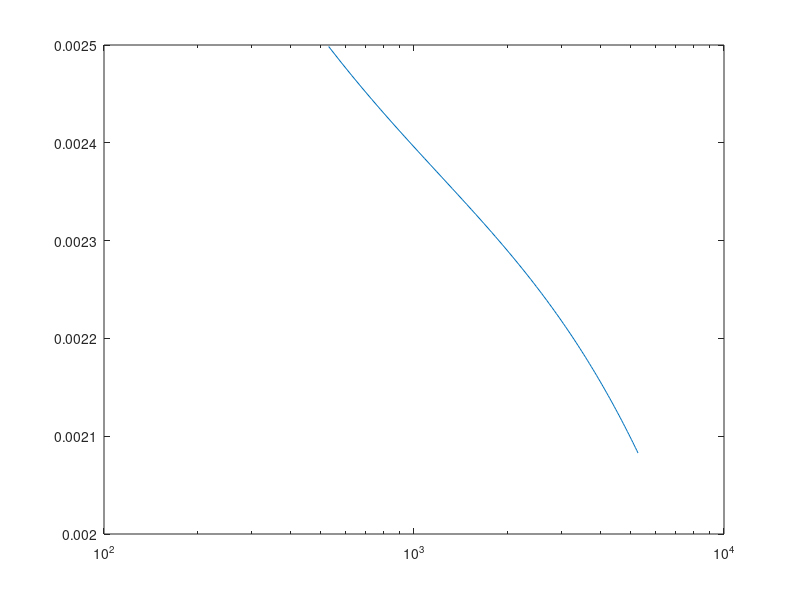

The MATLAB source for this figure:
Vg=1;
R=530.5165:50:5305.165;
deltaR=200;
R1=R+deltaR;
R3=R;
C=15e-9;
C1=C;
C3=C;
R4=10e3;
R2=2*R4;

%f=(1/2*pi)*sqrt(1/(C^2*R3*R3));
%w=2*pi*f;
w=1./(C*sqrt(R1.*R3));
Vd=sqrt((C1^2.*C3^2.*R1.^2.*R3.^2.*R4^2.*w.^4+C1^2.*R1.^2.*R4^2.*w.^2-2.*C1^2.*R1.*R2.*R3.*R4.*w.^2+C1^2.*R2^2.*R3.^2.*w.^2-2.*C1.*C3.*R2.*R3.^2.*R4.*w.^2+C3^2.*R3.^2.*R4^2.*w.^2+R4^2)./((R2+R4)^2.*C1^2.*w.^2.*(C3^2.*R2^2.*R3.^2.*w.^2+R2^2+2.*R2.*R3+R3.^2)));


%Vd=sqrt(C1^2*C3^2*R1.^2*R3^2*R4^2*Vg^2*w^4+C1^2*R1.^2*R4^2*Vg^2*w^2+C3^2*R3^2*R4^2*Vg^2*w^2-2*C1^2*R1.*R2*R3*R4*Vg*w^2-2*C1*C3*R2*R3^2*R4*Vg*w^2+C1^2*R2^2*R3^2*w^2+R4^2*Vg^2)/(C1^2*w^2*(C3^2*R3^2*w^2+1));

semilogx(R,Vd)
%semilogx(w/(2*pi),Vd)

